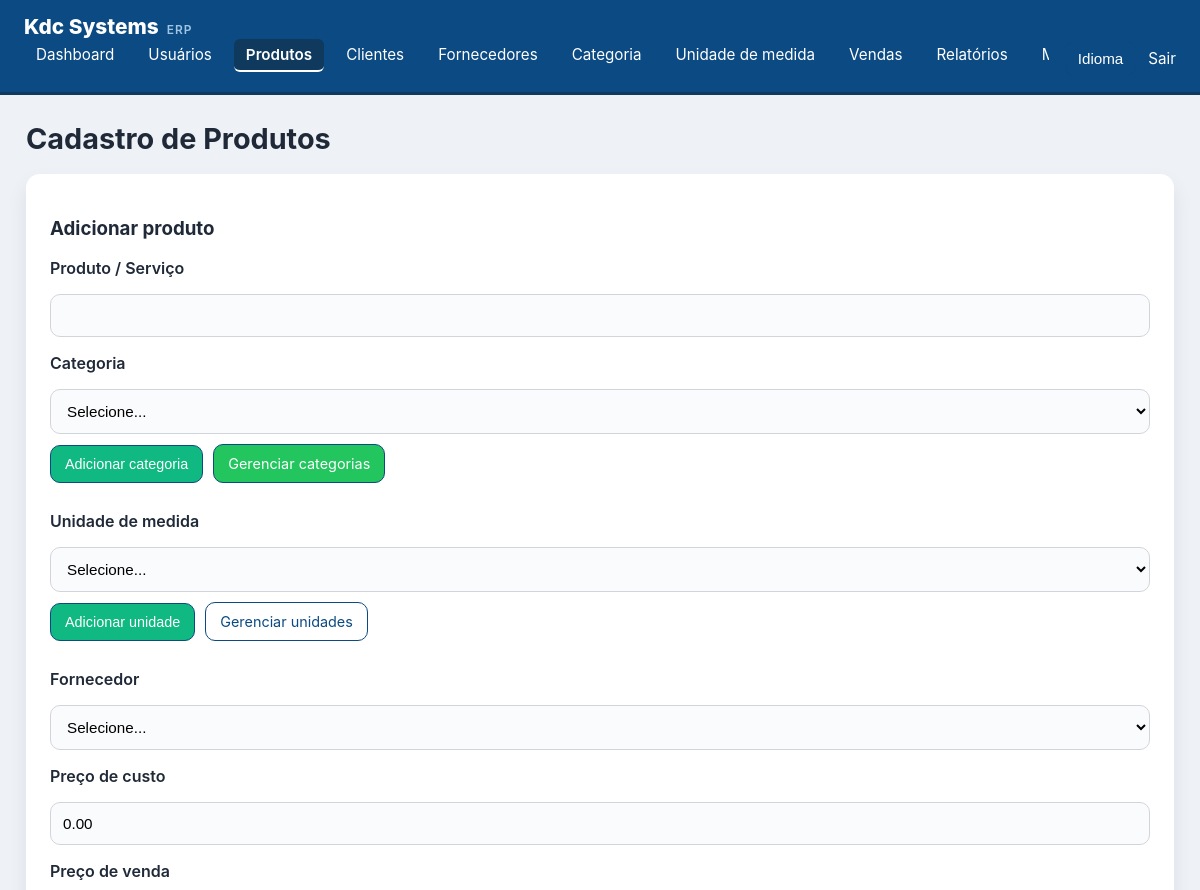
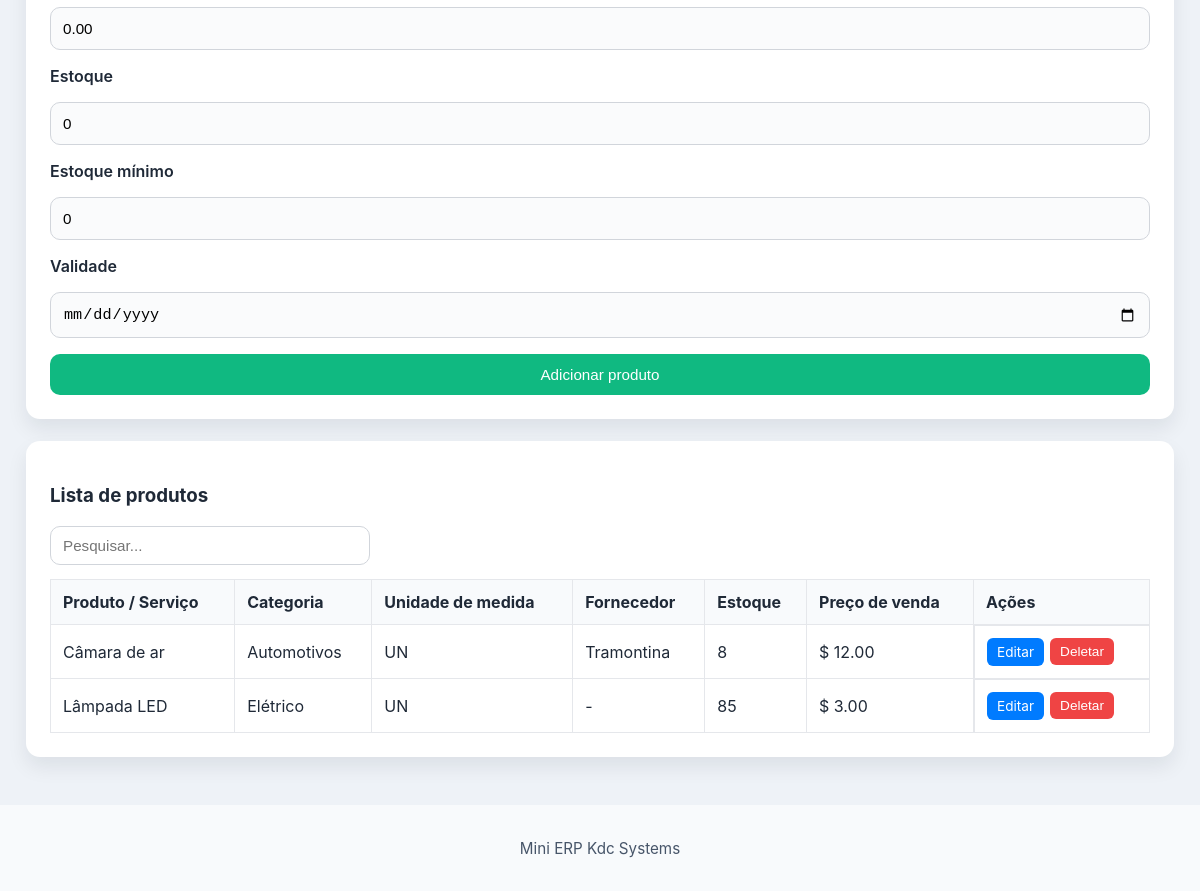
Screenshot of /cadastro/produtos (signed in) with the database file from the repository (2 pictures, top to bottom).
### tables this page shows
CREATE TABLE products (
    id INTEGER PRIMARY KEY AUTOINCREMENT,
    name TEXT NOT NULL,
    category_id INTEGER,
    unit_id INTEGER,
    cost REAL DEFAULT 0,
    price REAL DEFAULT 0,
    stock INTEGER DEFAULT 0,
    stock_min INTEGER DEFAULT 0,
    expiration_date TEXT, supplier_id INTEGER,
    FOREIGN KEY (category_id) REFERENCES categories(id),
    FOREIGN KEY (unit_id) REFERENCES units(id)
);

CREATE TABLE categories (
    id INTEGER PRIMARY KEY AUTOINCREMENT,
    name TEXT UNIQUE NOT NULL
);

CREATE TABLE units (
    id INTEGER PRIMARY KEY AUTOINCREMENT,
    name TEXT UNIQUE NOT NULL
);

CREATE TABLE suppliers (
    id INTEGER PRIMARY KEY AUTOINCREMENT,
    name TEXT NOT NULL,
    cnpj TEXT,
    address TEXT,
    category TEXT
, street TEXT, number TEXT, complement TEXT, neighborhood TEXT, city TEXT, state TEXT, country TEXT, postal_code TEXT, category_id INTEGER);

### app.py (the view, shortened to what this page needs)
@app.route("/cadastro/<entity>", methods=["GET", "POST"])
def cadastro(entity):
    if not session.get("user"):
        return redirect(url_for("login"))
    entity = entity.lower()
    conn = get_db_connection(app.config["DATABASE"])
    rows = []
    categories = conn.execute("SELECT * FROM categories ORDER BY name").fetchall()
    units = conn.execute("SELECT * FROM units ORDER BY name").fetchall()
    suppliers = conn.execute("SELECT * FROM suppliers ORDER BY name").fetchall()
    edit_id = request.args.get("edit_id") or request.form.get("edit_id")
    edit_data = None
    if entity == "usuarios":
        rows = conn.execute("SELECT * FROM users ORDER BY username").fetchall()
    elif entity == "produtos":
        rows = conn.execute(
            "SELECT p.*, c.name AS category_name, u.name AS unit_name, s.name AS supplier_name FROM products p LEFT JOIN categories c ON p.category_id = c.id LEFT JOIN units u ON p.unit_id = u.id LEFT JOIN suppliers s ON p.supplier_id = s.id ORDER BY p.name"
        ).fetchall()
    elif entity == "clientes":
        rows = conn.execute("SELECT * FROM clients ORDER BY name").fetchall()
    elif entity == "fornecedores":
        rows = conn.execute(
            "SELECT s.*, c.name AS category_name FROM suppliers s LEFT JOIN categories c ON s.category_id = c.id ORDER BY s.name"
        ).fetchall()
    elif entity == "categorias":
        rows = conn.execute("SELECT * FROM categories ORDER BY name").fetchall()
    elif entity == "unidades":
        rows = conn.execute("SELECT * FROM units ORDER BY name").fetchall()
    else:
        conn.close()
        flash(translate("error_required_fields"), "error")
        return redirect(url_for("dashboard"))
    conn.close()
    return render_template(
        "cadastro.html",
        title=get_entity_title(entity),
        entity=entity,
        rows=rows,
        categories=categories,
        units=units,
        suppliers=suppliers,
        edit_id=edit_id,
        edit_data=edit_data,
    )

### app.py (called while the page is built)
def translate(key):
    lang = session.get("lang", DEFAULT_LANG)
    return TRANSLATIONS.get(lang, TRANSLATIONS[DEFAULT_LANG]).get(key, TRANSLATIONS[DEFAULT_LANG].get(key, key))

@app.context_processor
def inject_translations():
    return {
        "t": lambda key: translate(key),
        "languages": LANGUAGES,
        "current_language": session.get("lang", DEFAULT_LANG),
    }

def get_entity_title(entity):
    labels = {
        "usuarios": translate("menu_users"),
        "produtos": translate("menu_products"),
        "clientes": translate("menu_clients"),
        "fornecedores": translate("menu_suppliers"),
        "categorias": translate("category_label"),
        "unidades": translate("unit_label"),
    }
    return f"Cadastro de {labels.get(entity, entity.capitalize())}"

### models.py (called while the page is built)
def get_db_connection(db_path: str):
    try:
        connection = sqlite3.connect(db_path, timeout=10.0)
        connection.row_factory = sqlite3.Row
        connection.execute("PRAGMA journal_mode=WAL")
        connection.execute("PRAGMA synchronous=NORMAL")
        return connection
    except sqlite3.DatabaseError as e:
        logger.error(f"Erro ao conectar ao banco de dados: {e}")
        raise

### templates/cadastro.html (shortened to what this page needs)
{% extends "base.html" %}
{% block content %}
  {% if entity == 'usuarios' %}
    <div class="form-card">
      <h3>{% if edit_id %}Editar Usuário{% else %}{{ t('add_user') }}{% endif %}</h3>
      <form method="post" action="{{ url_for('cadastro', entity='usuarios') }}">
        {% if edit_id %}<input type="hidden" name="edit_id" value="{{ edit_id }}">{% endif %}
        <label>{{ t('name_label') }} *</label>
        <input type="text" name="name" placeholder="Ex: João Silva" value="{{ edit_data.get('name', '') if edit_data else '' }}" required>
        <label>{{ t('username_label') }} (Login) *</label>
        <input type="text" name="username" placeholder="Ex: joao.silva (sem espaços)" value="{{ edit_data.get('username', '') if edit_data else '' }}" required pattern="[A-Za-z0-9._-]+" {% if edit_id %}readonly{% endif %}>
        {% if not edit_id %}<label>{{ t('password_label') }} *</label>
        <input type="password" name="password" required>{% else %}<label>{{ t('password_label') }} (deixe em branco para manter)</label>
        <input type="password" name="password">{% endif %}
        <label>{{ t('email_label') }}</label>
        <input type="email" name="email" value="{{ edit_data.get('email', '') if edit_data else '' }}">
        <button type="submit" class="btn-add">{% if edit_id %}Atualizar{% else %}{{ t('add_user') }}{% endif %}</button>
        {% if edit_id %}<a href="{{ url_for('cadastro', entity='usuarios') }}" class="outline-button">Cancelar</a>{% endif %}
      </form>
    </div>
    <div class="table-card">
      <h3>{{ t('user_list') }}</h3>
      <div class="table-search">
        <input type="search" class="search-input" placeholder="{{ t('search_placeholder') }}" oninput="filterTable('users-table', this.value)">
      </div>
      <table id="users-table">
        <thead>
          <tr><th>Nome</th><th>{{ t('username_label') }}</th><th>{{ t('email_label') }}</th><th>{{ t('actions') }}</th></tr>
        </thead>
        <tbody>
          {% for user in rows %}
            <tr>
              <td>{{ user['name'] or user['username'] }}</td>
              <td>{{ user['username'] }}</td>
              <td>{{ user['email'] or '-' }}</td>
              <td class="action-buttons">
                <a href="{{ url_for('cadastro', entity='usuarios', edit_id=user['id']) }}" class="btn-edit">Editar</a>
                <form class="inline-form" method="post" action="{{ url_for('cadastro', entity='usuarios') }}" onsubmit="return confirm('Tem certeza que deseja deletar?');">
                  <input type="hidden" name="delete_id" value="{{ user['id'] }}">
                  <button type="submit" class="btn-delete">Deletar</button>
                </form>
                <form class="inline-form" method="post" action="{{ url_for('cadastro', entity='usuarios') }}">
                  <input type="hidden" name="reset_id" value="{{ user['id'] }}">
                  <input type="password" name="reset_password" placeholder="{{ t('new_password_placeholder') }}" required>
                  <button type="submit" name="action" value="reset">{{ t('reset_password_button') }}</button>
                </form>
              </td>
            </tr>
          {% else %}
            <tr><td colspan="4">{{ t('no_records_found') }}</td></tr>
          {% endfor %}
        </tbody>
      </table>
    </div>
  {% elif entity == 'produtos' %}
    <div class="form-card">
      <h3>{% if edit_id %}Editar Produto{% else %}{{ t('add_product') }}{% endif %}</h3>
      <form method="post" action="{{ url_for('cadastro', entity='produtos') }}">
        <label>{{ t('product_name') }}</label>
        <input type="text" name="name" value="{{ edit_data.get('name', '') if edit_data else '' }}" required>
        <label>{{ t('category_label') }}</label>
        <div class="inline-group">
          <select name="category_id" required>
            <option value="">Selecione...</option>
          </select>
          <button type="button" class="outline-button small btn-add" onclick="toggleCategoryForm('product-category-form', this)">{{ t('add_category') }}</button>
          <a href="{{ url_for('cadastro', entity='categorias') }}" class="outline-button small btn-manage">{{ t('manage_categories') }}</a>
        </div>
        <label>{{ t('unit_label') }}</label>
        <div class="inline-group">
          <select name="unit_id" required>
            <option value="">Selecione...</option>
          </select>
          <button type="button" class="outline-button small btn-add" onclick="toggleUnitForm('product-unit-form', this)">{{ t('add_unit') }}</button>
          <a href="{{ url_for('cadastro', entity='unidades') }}" class="outline-button small">{{ t('manage_units') }}</a>
        </div>
        <label>{{ t('supplier_name') }}</label>
        <select name="supplier_id">
          <option value="">Selecione...</option>
        </select>
        <label>{{ t('cost_label') }}</label>
        <input type="number" name="cost" step="0.01" value="{{ edit_data.get('cost', '0.00') if edit_data else '0.00' }}" required>
        <label>{{ t('price_label') }}</label>
        <input type="number" name="price" step="0.01" value="{{ edit_data.get('price', '0.00') if edit_data else '0.00' }}" required>
        <label>{{ t('stock_label') }}</label>
        <input type="number" name="stock" value="{{ edit_data.get('stock', '0') if edit_data else '0' }}" required>
        <label>{{ t('stock_min_label') }}</label>
        <input type="number" name="stock_min" value="{{ edit_data.get('stock_min', '0') if edit_data else '0' }}" required>
        <label>{{ t('expiration_date') }}</label>
        <input type="date" name="expiration_date" value="{{ edit_data.get('expiration_date', '') if edit_data else '' }}">
        <button type="submit" class="btn-add">{% if edit_id %}Atualizar{% else %}{{ t('add_product') }}{% endif %}</button>
      </form>
    </div>
    <div class="table-card">
      <h3>{{ t('product_list') }}</h3>
      <div class="table-search">
        <input type="search" class="search-input" placeholder="{{ t('search_placeholder') }}" oninput="filterTable('products-table', this.value)">
      </div>
      <table id="products-table">
        <thead>
          <tr><th>{{ t('product_name') }}</th><th>{{ t('category_label') }}</th><th>{{ t('unit_label') }}</th><th>{{ t('supplier_name') }}</th><th>{{ t('stock_label') }}</th><th>{{ t('price_label') }}</th><th>{{ t('actions') }}</th></tr>
        </thead>
        <tbody>
          {% for product in rows %}
            <tr>
              <td>{{ product['name'] }}</td>
              <td>{{ product['category_name'] or '-' }}</td>
              <td>{{ product['unit_name'] or '-' }}</td>
              <td>{{ product['supplier_name'] or '-' }}</td>
              <td>{{ product['stock'] }}</td>
              <td>$ {{ "%.2f"|format(product['price']) }}</td>
              <td class="action-buttons">
                <a href="{{ url_for('cadastro', entity='produtos', edit_id=product['id']) }}" class="btn-edit">Editar</a>
                <form class="inline-form" method="post" action="{{ url_for('cadastro', entity='produtos') }}" onsubmit="return confirm('Tem certeza que deseja deletar?');">
                  <button type="submit" class="btn-delete">Deletar</button>
                </form>
              </td>
            </tr>
          {% else %}
            <tr><td colspan="6">{{ t('no_records_found') }}</td></tr>
          {% endfor %}
        </tbody>
      </table>
    </div>
  {% endif %}
{% endblock %}

### static/css/style.css (style rules this page uses)
* { box-sizing: border-box; }
body { margin: 0; font-family: Inter, Arial, sans-serif; background: #eef2f7; color: #1f2937; }
.login-card, .form-card, .table-card, .notice-card, .manual-card, .card { background: #fff; border-radius: 14px; box-shadow: 0 10px 20px rgba(15, 23, 42, 0.08); padding: 24px; margin-bottom: 22px; }
.login-card form, .form-card form { display: grid; gap: 16px; }
.login-card label, .form-card label { font-weight: 600; }
.login-card input, .form-card input, .form-card select, .sale-row input, .sale-row select { width: 100%; border: 1px solid #d1d5db; border-radius: 10px; padding: 12px; font-size: 0.95rem; background: #fafbfc; }
button, .outline-button { border: none; border-radius: 10px; background: #0b4a82; color: #fff; cursor: pointer; padding: 12px 18px; font-size: 0.95rem; }
.outline-button { background: transparent; color: #0b4a82; border: 1px solid #0b4a82; text-decoration: none; display: inline-block; }
.table-card table { width: 100%; border-collapse: collapse; margin-top: 12px; }
.table-card th, .table-card td { border: 1px solid #e5e7eb; padding: 12px; text-align: left; }
.table-card thead { background: #f8fafc; }
.inline-form { display: grid; grid-template-columns: 160px 1fr auto; gap: 10px; }
.btn-add { background: #10b981 !important; color: #fff !important; }
.btn-delete { background: #ef4444 !important; color: #fff !important; }

### templates/cadastro.html (style rules this page uses)
.inline-group { display: flex; gap: 10px; flex-wrap: wrap; align-items: flex-end; margin-bottom: 12px; }
.table-search { margin-bottom: 14px; }
.search-input { width: 100%; max-width: 320px; padding: 10px 12px; border: 1px solid #d1d5db; border-radius: 10px; background: #ffffff; color: #111827; font-size: 0.95rem; }
.outline-button.small { padding: 10px 14px; font-size: 0.9rem; }
.action-buttons { white-space: nowrap; display: flex; gap: 6px; flex-wrap: wrap; }
.action-buttons form { display: inline; }
.btn-edit, .btn-delete, .action-buttons button { padding: 6px 10px; font-size: 0.85rem; border: none; border-radius: 6px; cursor: pointer; text-decoration: none; display: inline-block; transition: all 0.2s ease; }
.btn-edit { background: #007bff; color: white; }
.btn-delete { background: #ef4444; color: white; }
.btn-manage { background: #22c55e; color: white; }
.action-buttons button { background: #6c757d; color: white; }

### rows the page displays
products: name "Câmara de ar", name "Automotivos", name "UN", name "Tramontina", stock "8", price "12.00"
products: name "Lâmpada LED", name "Elétrico", name "UN", product "-", stock "85", price "3.00"

### other values shown
{{ t('menu_dashboard') }} "Dashboard"
{{ t('menu_users') }} "Usuários"
{{ t('menu_products') }} "Produtos"
{{ t('menu_clients') }} "Clientes"
{{ t('menu_suppliers') }} "Fornecedores"
{{ t('category_label') }} "Categoria"
{{ t('unit_label') }} "Unidade de medida"
{{ t('menu_sales') }} "Vendas"
{{ t('menu_reports') }} "Relatórios"
{{ t('select_language') }} "Idioma"
{{ t('menu_logout') }} "Sair"
{{ title }} "Cadastro de Produtos"
{{ t('add_product') }} "Adicionar produto"
{{ t('product_name') }} "Produto / Serviço"
{{ t('add_category') }} "Adicionar categoria"
